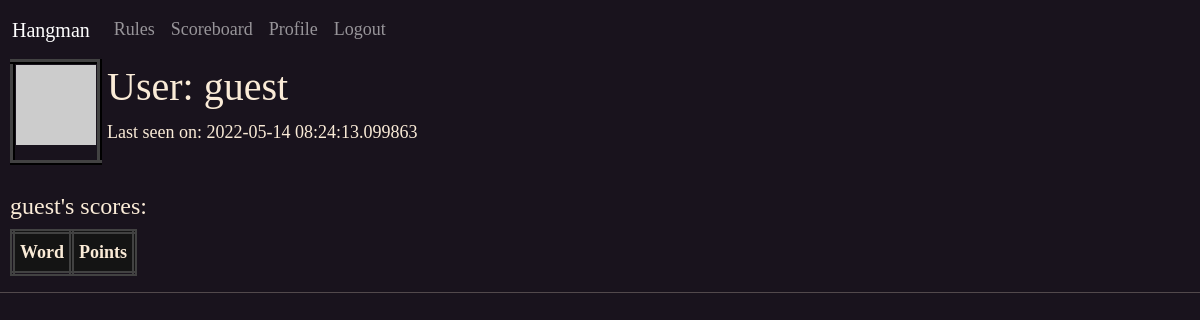
Page /user/guest (signed in) on the earlier database version.
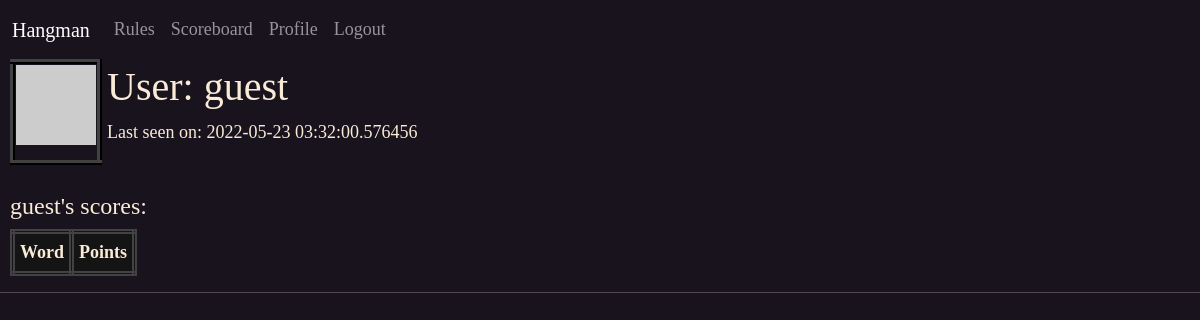
Same page on the later database version.
### app/models.py (models this page shows, shortened)
class User(UserMixin, db.Model):
    id = db.Column(db.Integer, primary_key=True)
    email = db.Column(db.String(60), index=True, unique=True)
    username = db.Column(db.String(60), index=True, unique=True)
    password_hash = db.Column(db.String(128))
    last_seen = db.Column(db.DateTime, default=datetime.utcnow())
    def avatar(self, size):
        digest = md5('hangguest@protonmail.com'.lower().encode('utf-8')).hexdigest()
        return 'https://www.gravatar.com/avatar/{}?d=retro&s={}'.format(digest,size)

### app/routes.py (the view)
@app.route('/user/<username>')
@login_required
def user(username):
    user = User.query.filter_by(username=username).first_or_404()
    theScore = []
    for score in Scores.query.filter_by(user_id=current_user.id).all():
        theScore.append([f"{Words.query.get(score.word_id).word}",
                        f"{score.points}"])
    return render_template('user.html', user=user, points=theScore)

### app/models.py (called while the page is built)
@login.user_loader
def load_user(id):
    return User.query.get(int(id))

### app/routes.py (called while the page is built)
@app.before_request
def before_request():
    if current_user.is_authenticated:
        current_user.last_seen = datetime.utcnow()
        db.session.commit()

### app/templates/user.html (shortened to what this page needs)
{% extends "base.html" %}
{% block content %}
<table style="margin-left:10px">
    <tr valign="top">
        <td id="profilePic"><img src="{{ user.avatar(128) }}"></td>
        <td style="padding-left:5px;">
            <h1>User: {{ user.username }}</h1>
            {% if user.last_seen %}
                <p>Last seen on: {{ user.last_seen }}</p>
                {% endif %}
        </td>
    </tr>
</table><br>
<h4 style="margin-left:10px;">{{ user.username }}'s scores:</h4>
<table id="stats" style="margin-left:10px;">
    <tr>
        <th class="scores">Word</th>
        <th class="scores">Points</th>
    </tr>
</table>
{% endblock %}

Differences in the rows shown:
changed User "guest": last_seen "2022-05-14 08:24:13.099863" → "2022-05-23 03:32:00.576456"
